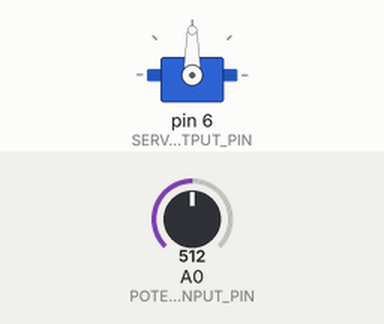
Simulated run of this sketch. Board: Arduino Uno, built with avr-gcc and run on an emulated ATmega328P. On the bench: servo. The test bench sets the inputs (shaded band); at power-on: A0 (POTENTIOMETER_INPUT_PIN) = 512.

Above: at 1.2 s.
1.3 s: A0 (POTENTIOMETER_INPUT_PIN) set to 716
At 1.9 s:
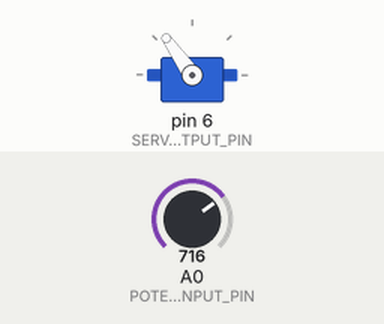
2.8 s: A0 (POTENTIOMETER_INPUT_PIN) set to 900
At 3.1 s:
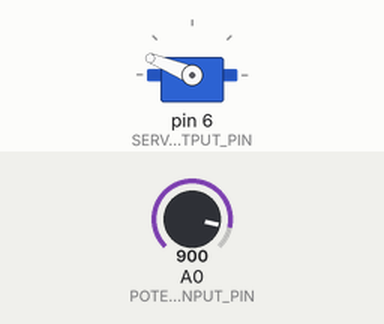
4.3 s: A0 (POTENTIOMETER_INPUT_PIN) set to 1023
At 5.4 s:
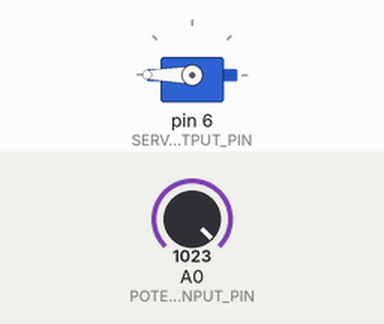
5.8 s: A0 (POTENTIOMETER_INPUT_PIN) set to 306
At 6.6 s:
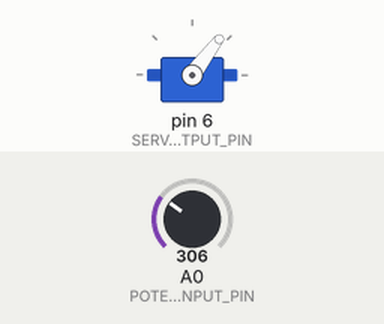
7.3 s: A0 (POTENTIOMETER_INPUT_PIN) set to 122
At 7.7 s:
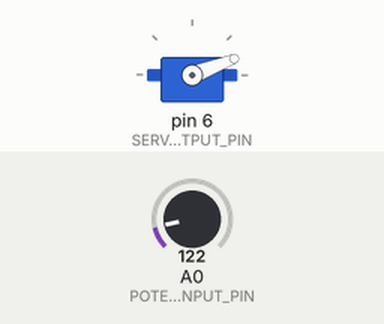
Timing chart, 0 to 9.8 s (numbered marks = the images above; inputs shaded):
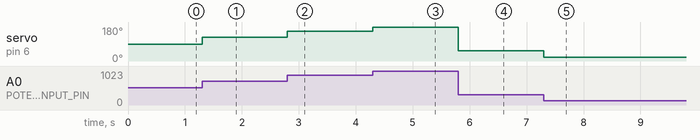

The sketch:

SERVO_POTENTIOMETER.ino
```cpp
/*
 * This example of using potentiometer to control Servo.
 * Users can rotate the potentiometer to control Servo (Pin 6).
 * By Shaoyu Cai
 *
 */

#include <Servo.h>

const int POTENTIOMETER_INPUT_PIN = A0;
const int SERVO_OUTPUT_PIN = 6;
const int MAX_ANALOG_VAL = 1023;

Servo myServo;

void setup()
{
  myServo.attach(SERVO_OUTPUT_PIN);
}

void loop()
{

  int potVal = analogRead(POTENTIOMETER_INPUT_PIN);

  int servoAngle = map(potVal, 0, MAX_ANALOG_VAL, 0, 180);


  myServo.write(servoAngle);
} 
```

Measured:
- after the input at 1.3 s, servo on pin 6 (SERVO_OUTPUT_PIN): 90° → 125° at once
- after the input at 2.8 s, servo on pin 6 (SERVO_OUTPUT_PIN): 125° → 158° at once
- after the input at 4.3 s, servo on pin 6 (SERVO_OUTPUT_PIN): 158° → 180° at once
- after the input at 5.8 s, servo on pin 6 (SERVO_OUTPUT_PIN): 180° → 53° at once
- after the input at 7.3 s, servo on pin 6 (SERVO_OUTPUT_PIN): 53° → 21° at once
